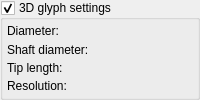
                            <widget class="ctkCollapsibleGroupBox" name="GlyphSourceOptions3D">
                              <property name="sizePolicy">
                                <sizepolicy hsizetype="Minimum" vsizetype="Minimum">
                                  <horstretch>0</horstretch>
                                  <verstretch>0</verstretch>
                                </sizepolicy>
                              </property>
                              <property name="title">
                                <string>3D glyph settings</string>
                              </property>
                              <property name="checkable">
                                <bool>true</bool>
                              </property>
                              <property name="checked">
                                <bool>true</bool>
                              </property>
                              <property name="collapsed" stdset="0">
                                <bool>false</bool>
                              </property>
                              <layout class="QGridLayout" name="gridLayout_5">
                                <property name="leftMargin">
                                  <number>4</number>
                                </property>
                                <property name="topMargin">
                                  <number>4</number>
                                </property>
                                <property name="rightMargin">
                                  <number>4</number>
                                </property>
                                <property name="bottomMargin">
                                  <number>4</number>
                                </property>
                                <property name="spacing">
                                  <number>4</number>
                                </property>
                                <item row="1" column="1">
                                  <widget class="ctkSliderWidget" name="GlyphShaftDiameterPercent" native="true">
                                    <property name="toolTip">
                                      <string>Diameter of the arrow shaft relative to the base diameter</string>
                                    </property>
                                    <property name="decimals" stdset="0">
                                      <number>0</number>
                                    </property>
                                    <property name="singleStep" stdset="0">
                                      <double>1.000000000000000</double>
                                    </property>
                                    <property name="pageStep" stdset="0">
                                      <double>10.000000000000000</double>
                                    </property>
                                    <property name="maximum" stdset="0">
                                      <double>100.000000000000000</double>
                                    </property>
                                    <property name="value" stdset="0">
                                      <double>20.000000000000000</double>
                                    </property>
                                    <property name="suffix" stdset="0">
                                      <string>%</string>
                                    </property>
                                  </widget>
                                </item>
                                <item row="2" column="1">
                                  <widget class="ctkSliderWidget" name="GlyphTipLengthPercent" native="true">
                                    <property name="toolTip">
                                      <string>Length of the arrow tip  as percentage of displacement</string>
                                    </property>
                                    <property name="decimals" stdset="0">
                                      <number>0</number>
                                    </property>
                                    <property name="singleStep" stdset="0">
                                      <double>1.000000000000000</double>
                                    </property>
                                    <property name="pageStep" stdset="0">
                                      <double>10.000000000000000</double>
                                    </property>
                                    <property name="maximum" stdset="0">
                                      <double>100.000000000000000</double>
                                    </property>
                                    <property name="value" stdset="0">
                                      <double>30.000000000000000</double>
                                    </property>
                                    <property name="suffix" stdset="0">
                                      <string>%</string>
                                    </property>
                                  </widget>
                                </item>
                                <item row="0" column="1">
                                  <widget class="qMRMLSliderWidget" name="GlyphDiameterMm" native="true">
                                    <property name="toolTip">
                                      <string>Base diameter of the widget</string>
                                    </property>
                                    <property name="decimals" stdset="0">
                                      <number>0</number>
                                    </property>
                                    <property name="singleStep" stdset="0">
                                      <double>1.000000000000000</double>
                                    </property>
                                    <property name="pageStep" stdset="0">
                                      <double>2.000000000000000</double>
                                    </property>
                                    <property name="maximum" stdset="0">
                                      <double>15.000000000000000</double>
                                    </property>
                                    <property name="value" stdset="0">
                                      <double>5.000000000000000</double>
                                    </property>
                                    <property name="quantity" stdset="0">
                                      <string notr="true">length</string>
                                    </property>
                                  </widget>
                                </item>
                                <item row="3" column="1">
                                  <widget class="ctkSliderWidget" name="GlyphResolution" native="true">
                                    <property name="toolTip">
                                      <string>Adjust resolution of arrow (lower is less detailed but rendered faster)</string>
                                    </property>
                                    <property name="decimals" stdset="0">
                                      <number>0</number>
                                    </property>
                                    <property name="singleStep" stdset="0">
                                      <double>1.000000000000000</double>
                                    </property>
                                    <property name="pageStep" stdset="0">
                                      <double>1.000000000000000</double>
                                    </property>
                                    <property name="minimum" stdset="0">
                                      <double>4.000000000000000</double>
                                    </property>
                                    <property name="maximum" stdset="0">
                                      <double>50.000000000000000</double>
                                    </property>
                                    <property name="value" stdset="0">
                                      <double>6.000000000000000</double>
                                    </property>
                                  </widget>
                                </item>
                                <item row="1" column="0">
                                  <widget class="QLabel" name="GlyphShaftDiameterLabel">
                                    <property name="toolTip">
                                      <string>Adjust radius of arrow shaft</string>
                                    </property>
                                    <property name="text">
                                      <string>Shaft diameter:</string>
                                    </property>
                                  </widget>
                                </item>
                                <item row="3" column="0">
                                  <widget class="QLabel" name="GlyphResolutionLabel">
                                    <property name="toolTip">
                                      <string>Adjust resolution of the glyph (higher value generates smoother curved lines but visualization may be slower)</string>
                                    </property>
                                    <property name="text">
                                      <string>Resolution:</string>
                                    </property>
                                  </widget>
                                </item>
                                <item row="2" column="0">
                                  <widget class="QLabel" name="GlyphTipLengthLabel">
                                    <property name="toolTip">
                                      <string>Adjust how much of the tip the arrow will consist of as a decimal percentage</string>
                                    </property>
                                    <property name="text">
                                      <string>Tip length:</string>
                                    </property>
                                  </widget>
                                </item>
                                <item row="0" column="0">
                                  <widget class="QLabel" name="GlyphDiameterMmLabel">
                                    <property name="toolTip">
                                      <string>Adjust radius of base of arrow tip</string>
                                    </property>
                                    <property name="text">
                                      <string>Diameter:</string>
                                    </property>
                                  </widget>
                                </item>
                              </layout>
                            </widget>
